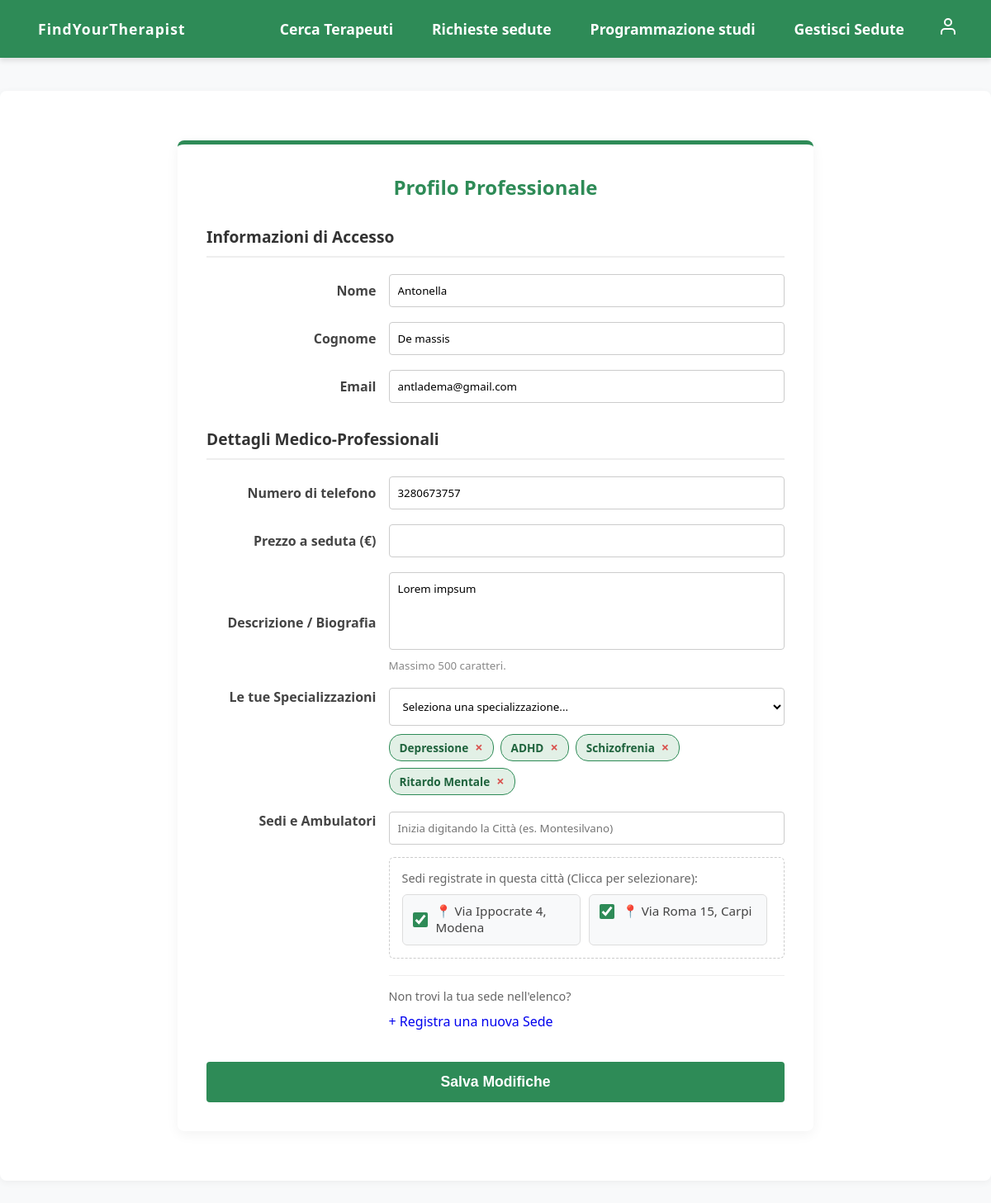
Screenshot of /utenti/profilo-terapeuta/ (signed in) with the database file from the repository.
### utenti/models.py (models this page shows, shortened)
class Terapeuta(models.Model):
    user = models.OneToOneField(User, on_delete=models.CASCADE)
    numero_telefono = models.CharField(max_length=15, blank=True, null=True)
    studi = models.ManyToManyField(Studio, related_name='terapeuti', blank=True)
    prezzo = models.DecimalField(max_digits=6, decimal_places=2, blank=True, null=True)
    descrizione = models.TextField(blank=True, null=True)
    specializzazioni = models.ManyToManyField(Specializzazione, related_name='terapeuti', blank=True)
    class Meta:
        verbose_name = "Terapeuta"
        verbose_name_plural = "Terapeuti"
        ordering = ['id']

class Specializzazione(models.Model):
    nome = models.CharField(max_length=100)
    class Meta:
        verbose_name = "Specializzazione"
        verbose_name_plural = "Specializzazioni"
        ordering = ['id']

class Studio(models.Model):
    indirizzo = models.CharField(max_length=200)
    citta = models.CharField(max_length=100)
    class Meta:
        verbose_name = "Studio"
        verbose_name_plural = "Studi"
        ordering = ['id']

### utenti/views.py (the view, shortened to what this page needs)
# urls.py: path('profilo-terapeuta/', ProfiloTerapeutaView.as_view(), name='profilo_terapeuta'),
class ProfiloTerapeutaView(LoginRequiredMixin, View):
    def get(self, request):
        if not hasattr(request.user, 'terapeuta'):
            return redirect('home')
        user_form = UserUpdateForm(instance=request.user)
        terapeuta_form = TerapeutaUpdateForm(instance=request.user.terapeuta)
        from .models import Specializzazione, Studio
        context = {
            'user_form': user_form,
            'terapeuta_form': terapeuta_form,
            'tutte_specializzazioni': Specializzazione.objects.all(),
            'tutti_studi': Studio.objects.all(),
            'mie_specializzazioni': request.user.terapeuta.specializzazioni.values_list('id', flat=True),
            'miei_studi': request.user.terapeuta.studi.values_list('id', flat=True),
        }
        return render(request, 'utenti/profilo_terapeuta.html', context)

### utenti/forms.py
class UserUpdateForm(forms.ModelForm):
    class Meta:
        model = User
        fields = ['first_name', 'last_name', 'email']
        labels = {
            'first_name': 'Nome',
            'last_name': 'Cognome',
            'email': 'Email',
        }
    def __init__(self, *args, **kwargs):
        super().__init__(*args, **kwargs)
        self.fields['first_name'].required = True
        self.fields['last_name'].required = True
        self.fields['email'].required = True

class TerapeutaUpdateForm(forms.ModelForm):
    class Meta:
        model = Terapeuta
        fields = ['numero_telefono', 'prezzo', 'descrizione', 'studi', 'specializzazioni']
        labels = {
            'numero_telefono': 'Numero di telefono',
            'prezzo': 'Prezzo a seduta (€)',
            'descrizione': 'Descrizione / Biografia',
            'studi': 'I tuoi studi attuali',
            'specializzazioni': 'Le tue specializzazioni'
        }
        widgets = {
            'descrizione': forms.Textarea(attrs={'rows': 4, 'maxlength': '500', 'style': 'resize: none;'}),
            'specializzazioni': forms.CheckboxSelectMultiple(),
            'studi': forms.CheckboxSelectMultiple(),
        }

### templates/utenti/profilo_terapeuta.html (shortened to what this page needs)
{% extends 'base.html' %}
{% load static %}
{% block extra_css %}
    <link rel="stylesheet" href="{% static 'css/profilo.css' %}?v=6">
{% endblock %}
{% block contenuto %}
<div class="profilo-container">
    <div class="profilo-header">
        <h2>Profilo Professionale</h2>
    </div>
    <form method="POST" action="{% url 'utenti:profilo_terapeuta' %}">
        <h3 class="form-section-title">Informazioni di Accesso</h3>
        {% for field in user_form %}
            <div class="profilo-row">
                <label>{{ field.label }}</label>
                <div class="input-box">
                    {{ field }}
                </div>
            </div>
        {% endfor %}
        <h3 class="form-section-title">Dettagli Medico-Professionali</h3>
        <div class="profilo-row">
            <label>{{ terapeuta_form.numero_telefono.label }}</label>
            <div class="input-box">
                {{ terapeuta_form.numero_telefono }}
            </div>
        </div>
        <div class="profilo-row">
            <label>{{ terapeuta_form.prezzo.label }}</label>
            <div class="input-box">
                {{ terapeuta_form.prezzo }}
            </div>
        </div>
        <div class="profilo-row">
            <label>{{ terapeuta_form.descrizione.label }}</label>
            <div class="input-box">
                {{ terapeuta_form.descrizione }}
                <small style="color: #888; display: block; margin-top: 5px;">Massimo 500 caratteri.</small>
            </div>
        </div>
        <div class="profilo-row" style="align-items: flex-start;">
            <label>Le tue Specializzazioni</label>
            <div class="input-box">
                <select id="spec-select" class="spec-dropdown">
                    <option value="">Seleziona una specializzazione...</option>
                </select>
                <div id="tags-container" class="tags-container">
                    {% for spec in tutte_specializzazioni %}
                        {% if spec.id in mie_specializzazioni %}
                            <div class="spec-tag">
                                {{ spec.nome }}
                                <span class="remove-tag" data-id="{{ spec.id }}">×</span>
                            </div>
                        {% endif %}
                    {% endfor %}
                </div>
            </div>
        </div>
        <div class="profilo-row" style="align-items: flex-start; margin-top: 20px;">
            <label>Sedi e Ambulatori</label>
            <div class="input-box">
                <input type="text" id="cerca-citta-studio" placeholder="Inizia digitando la Città (es. Montesilvano)" autocomplete="off">
                <div id="studi-suggeriti" class="studi-suggeriti-box" style="display:none;">
                    <p style="font-size: 0.9em; color: #666; margin-top: 0; margin-bottom: 10px;">Sedi registrate in questa città (Clicca per selezionare):</p>
                    <div id="lista-studi-dinamica">
                        {% for studio in tutti_studi %}
                            <label class="studio-suggerito-item" data-citta="{{ studio.citta|lower }}">
                                <div class="studio-content">
                                    <input type="checkbox" name="studi" value="{{ studio.id }}" class="studio-checkbox" {% if studio.id in miei_studi %}checked{% endif %}>
                                    <span style="font-size: 0.95em;">📍 {{ studio.indirizzo }}, {{ studio.citta }}</span>
                                </div>
                            </label>
                        {% endfor %}
                    </div>
                </div>
                <div style="margin-top: 20px; padding-top: 15px; border-top: 1px solid #eee;">
                    <p style="font-size: 0.9em; color: #666; margin-top: 0; margin-bottom: 10px;">Non trovi la tua sede nell'elenco?</p>
                    <a href="{% url 'utenti:aggiungi_studio' %}" class="btn-secondary-small" style="text-decoration: none; display: inline-block;">
                        + Registra una nuova Sede
                    </a>
                </div>
            </div>
        </div>
        <button type="submit" class="profilo-btn-salva">Salva Modifiche</button>
    </form>
</div>
{% endblock %}

### static/css/style.css (style rules this page uses)
body { margin: 0; padding: 0; font-family: 'Segoe UI', Tahoma, Geneva, Verdana, sans-serif; background-color: #f8f9fa; color: #333; }

### static/css/profilo.css (style rules this page uses)
.profilo-container { max-width: 700px; margin: 40px auto; background: white; padding: 35px; border-radius: 8px; box-shadow: 0 4px 15px rgba(0,0,0,0.05); border-top: 5px solid #2e8b57; }
.profilo-header { text-align: center; margin-bottom: 30px; }
.profilo-header h2 { color: #2e8b57; margin: 0 0 10px 0; }
.form-section-title { color: #333; border-bottom: 2px solid #eee; padding-bottom: 10px; margin-top: 30px; margin-bottom: 20px; font-size: 1.2em; }
.profilo-row { display: flex; align-items: center; margin-bottom: 18px; }
.profilo-row label { width: 30%; font-weight: bold; color: #444; padding-right: 15px; text-align: right; }
.profilo-row .input-box { width: 70%; }
.profilo-row input:not([type="checkbox"]), .profilo-row textarea { width: 100%; padding: 10px; border: 1px solid #ccc; border-radius: 4px; box-sizing: border-box; font-family: inherit; }
.profilo-btn-salva { width: 100%; padding: 14px; background-color: #2e8b57; color: white; border: none; font-size: 1.1em; font-weight: bold; border-radius: 4px; cursor: pointer; transition: background-color 0.3s; margin-top: 20px; }
.spec-dropdown { width: 100%; padding: 12px; border: 1px solid #ccc; border-radius: 4px; font-family: inherit; background-color: white; cursor: pointer; transition: border-color 0.3s; }
.tags-container { display: flex; flex-wrap: wrap; gap: 8px; margin-top: 10px; }
.spec-tag { background-color: #e2f0e6; color: #1f633d; padding: 6px 12px; border-radius: 15px; font-size: 0.85em; font-weight: bold; display: flex; align-items: center; border: 1px solid #2e8b57; }
.remove-tag { margin-left: 8px; color: #d9534f; cursor: pointer; font-size: 1.2em; font-weight: bold; line-height: 1; }
.studi-suggeriti-box { margin-top: 15px; padding: 15px; background-color: #fff; border: 1px dashed #ccc; border-radius: 6px; }
#lista-studi-dinamica { display: grid; grid-template-columns: 1fr 1fr; gap: 10px; max-height: 110px; overflow-y: auto; padding-right: 5px; }
.studio-suggerito-item { width: 100% !important; text-align: left !important; font-weight: normal !important; padding: 10px 12px; background-color: #f8f9fa; border: 1px solid #ddd; border-radius: 6px; cursor: pointer; display: block; box-sizing: border-box; transition: all 0.2s; margin: 0; }
.studio-content { display: flex; align-items: center; gap: 10px; width: 100%; }
.studio-content span { word-break: break-word; line-height: 1.3; flex-grow: 1; }
.profilo-row input.studio-checkbox { width: 18px !important; height: 18px !important; cursor: pointer; accent-color: #2e8b57; margin: 0 !important; padding: 0 !important; flex-shrink: 0; box-sizing: border-box; }

### rows the page displays
Terapeuta: numero_telefono "3280673757", descrizione "Lorem impsum"
Specializzazione: nome "Depressione"
Specializzazione: nome "ADHD"
Specializzazione: nome "Schizofrenia"
Specializzazione: nome "Ritardo Mentale"
Studio: studi "☑", indirizzo "Via Ippocrate 4", citta "Modena"
Studio: studi "☑", indirizzo "Via Roma 15", citta "Carpi"

### other values shown
{{ field.label }} "Nome" "Cognome" "Email"
{{ terapeuta_form.numero_telefono.label }} "Numero di telefono"
{{ terapeuta_form.prezzo.label }} "Prezzo a seduta (€)"
{{ terapeuta_form.descrizione.label }} "Descrizione / Biografia"
